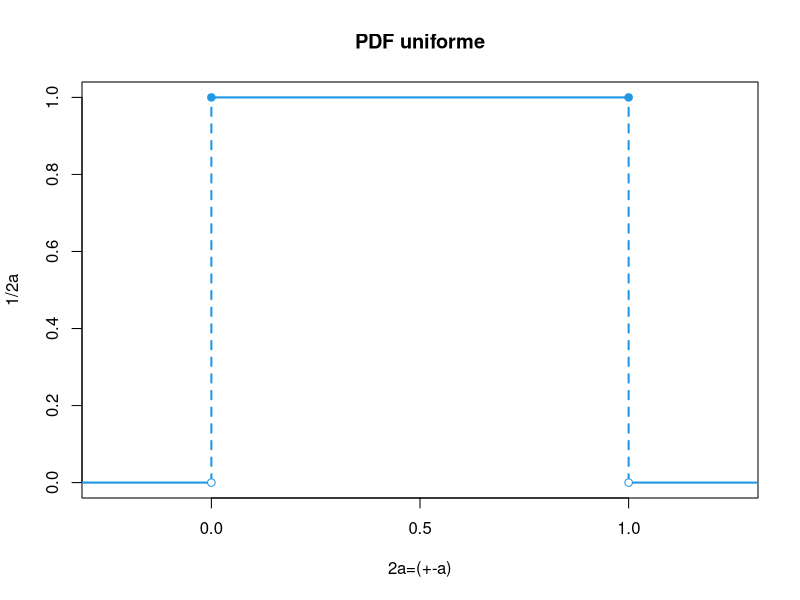

Source code (R):
## ---- chunk 1

plotunif <- function(x, min = 0, max = 1, lwd = 1, col = 1, ...) {

    # Rejilla de valores del eje X
    if (missing(x)) {
        x <- seq(min - 0.5, max + 0.5, 0.01)
    }

    if(max < min) {
        stop("'min' must be lower than 'max'")
    }
   
    plot(x, dunif(x, min = min, max = max),
         xlim = c(min - 0.25, max + 0.25), type = "l",
         lty = 0, ylab = "1/2a", ...) 
    segments(min, 1/(max - min), max, 1/(max - min), col = col, lwd = lwd)
    segments(min - 2, 0, min, 0, lwd = lwd, col = col)
    segments(max, 0, max + 2, 0, lwd = lwd, col = col)
    points(min, 1/(max - min), pch = 19, col = col)
    points(max, 1/(max - min), pch = 19, col = col)
    segments(min, 0, min, 1/(max - min), lty = 2, col = col, lwd = lwd)
    segments(max, 0, max, 1/(max - min), lty = 2, col = col, lwd = lwd)
    points(0, min, pch = 21, col = col, bg = "white")
    points(max, min, pch = 21, col = col, bg = "white")
}

plotunif(min = 0, max = 1, lwd = 2, col = 4, main = "PDF uniforme",xlab="2a=(+-a)")
